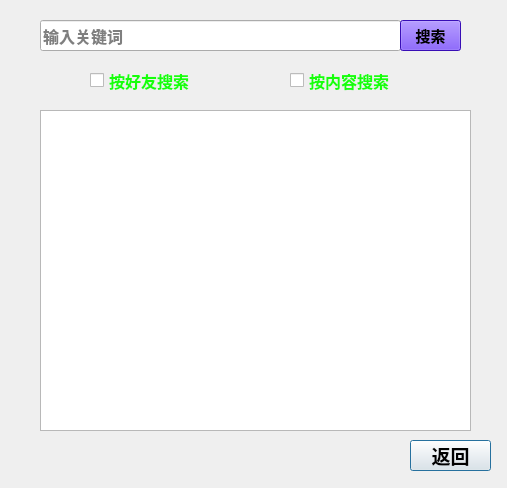
<?xml version="1.0" encoding="UTF-8"?>
<ui version="4.0">
 <class>chatRecord</class>
 <widget class="QDialog" name="chatRecord">
  <property name="geometry">
   <rect>
    <x>0</x>
    <y>0</y>
    <width>507</width>
    <height>488</height>
   </rect>
  </property>
  <property name="windowTitle">
   <string>Dialog</string>
  </property>
  <widget class="QPushButton" name="return_2">
   <property name="geometry">
    <rect>
     <x>410</x>
     <y>440</y>
     <width>81</width>
     <height>31</height>
    </rect>
   </property>
   <property name="font">
    <font>
     <family>Arial</family>
     <pointsize>14</pointsize>
     <weight>75</weight>
     <bold>true</bold>
    </font>
   </property>
   <property name="text">
    <string>返回</string>
   </property>
  </widget>
  <widget class="QLabel" name="label">
   <property name="geometry">
    <rect>
     <x>-10</x>
     <y>-10</y>
     <width>521</width>
     <height>501</height>
    </rect>
   </property>
   <property name="text">
    <string/>
   </property>
   <property name="pixmap">
    <pixmap resource="back.qrc">:/back/back4.jpg</pixmap>
   </property>
  </widget>
  <widget class="QLineEdit" name="recordSearch">
   <property name="geometry">
    <rect>
     <x>40</x>
     <y>20</y>
     <width>361</width>
     <height>31</height>
    </rect>
   </property>
   <property name="font">
    <font>
     <family>Arial</family>
     <pointsize>12</pointsize>
     <weight>75</weight>
     <bold>true</bold>
    </font>
   </property>
   <property name="placeholderText">
    <string>输入关键词</string>
   </property>
  </widget>
  <widget class="QPushButton" name="search">
   <property name="geometry">
    <rect>
     <x>400</x>
     <y>20</y>
     <width>61</width>
     <height>31</height>
    </rect>
   </property>
   <property name="font">
    <font>
     <family>Arial</family>
     <pointsize>11</pointsize>
     <weight>75</weight>
     <bold>true</bold>
    </font>
   </property>
   <property name="styleSheet">
    <string notr="true">background-color: rgb(79, 20, 255);</string>
   </property>
   <property name="text">
    <string>搜索</string>
   </property>
  </widget>
  <widget class="QCheckBox" name="accor_friend">
   <property name="geometry">
    <rect>
     <x>90</x>
     <y>70</y>
     <width>121</width>
     <height>21</height>
    </rect>
   </property>
   <property name="font">
    <font>
     <family>Arial</family>
     <pointsize>12</pointsize>
     <weight>75</weight>
     <bold>true</bold>
    </font>
   </property>
   <property name="styleSheet">
    <string notr="true">color: rgb(23, 255, 11);</string>
   </property>
   <property name="text">
    <string>按好友搜索</string>
   </property>
  </widget>
  <widget class="QCheckBox" name="accor_content">
   <property name="geometry">
    <rect>
     <x>290</x>
     <y>70</y>
     <width>111</width>
     <height>21</height>
    </rect>
   </property>
   <property name="font">
    <font>
     <family>Arial</family>
     <pointsize>12</pointsize>
     <weight>75</weight>
     <bold>true</bold>
    </font>
   </property>
   <property name="styleSheet">
    <string notr="true">color:rgb(23, 255, 11)</string>
   </property>
   <property name="text">
    <string>按内容搜索</string>
   </property>
  </widget>
  <widget class="QListWidget" name="recordList">
   <property name="geometry">
    <rect>
     <x>40</x>
     <y>110</y>
     <width>431</width>
     <height>321</height>
    </rect>
   </property>
   <property name="font">
    <font>
     <pointsize>11</pointsize>
     <weight>75</weight>
     <bold>true</bold>
    </font>
   </property>
  </widget>
  <zorder>label</zorder>
  <zorder>return_2</zorder>
  <zorder>recordSearch</zorder>
  <zorder>search</zorder>
  <zorder>accor_friend</zorder>
  <zorder>accor_content</zorder>
  <zorder>recordList</zorder>
 </widget>
 <resources>
  <include location="back.qrc"/>
 </resources>
 <connections/>
</ui>
